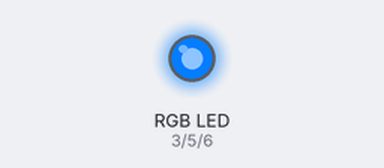
A sketch run on a simulated Arduino Uno, built with avr-gcc and run on an emulated ATmega328P. Parts: an RGB LED mixed from three pins (HIGH = lit). Dim RGB values are drawn brighter than linear.

Above: at 0.05 s.
At 0.35 s:
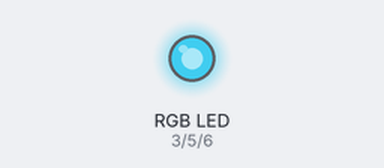
At 0.7 s:
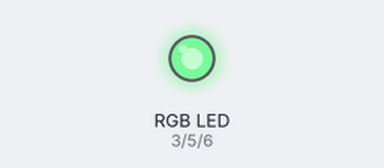
At 1.4 s:
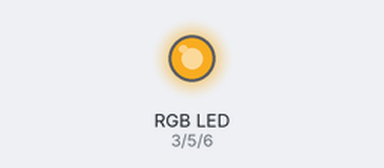
At 2.1 s:
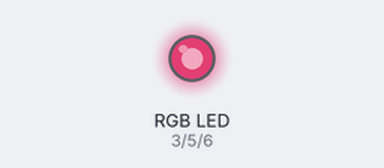
At 2.8 s:
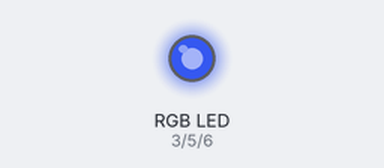
Timing chart, 0 to 7.0 s (numbered marks = the images above):
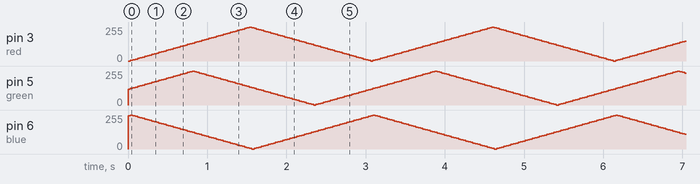

The sketch:

RGBFade.ino
```cpp
/*
 RGBFade

 This example shows how to fade between colours on an RGB LED.
 */

// Pin Configurations
int red = 3;		// Red LED Pin
int green = 5;		// Green LED Pin
int blue = 6;		// Blue LED Pin

// Initial Brightness Levels
int brightnessr = 0;    // Red LED Brightness
int brightnessg = 120;	// Green LED Brightness
int brightnessb = 250;	// Blue LED Brightness

// Fade Amounts
int fadeAmountr = 5;	// Red LED Fade Amount
int fadeAmountg = 5;	// Green LED Fade Amount
int fadeAmountb = 5;	// Blue LED Fade Amount

void setup()  {
  pinMode(red, OUTPUT);
  pinMode(green, OUTPUT);
  pinMode(blue, OUTPUT);
}

void loop()  {
  // Set initial brightness levels
  analogWrite(red, brightnessr);
  analogWrite(green, brightnessg);
  analogWrite(blue, brightnessb);

  // Change the brightness for the next iteration
  brightnessr = brightnessr + fadeAmountr;
  brightnessg = brightnessg + fadeAmountg;
  brightnessb = brightnessb + fadeAmountb;

  // Reverse fade directions at the maximum and minimum brightness values
  if (brightnessr == 0 || brightnessr == 255) {
    fadeAmountr = -fadeAmountr ;
  }

  if (brightnessg == 0 || brightnessg == 255) {
    fadeAmountg = -fadeAmountg ;
  }

  if (brightnessb == 0 || brightnessb == 255) {
    fadeAmountb = -fadeAmountb ;
  }

  // Delay so the effect is visible
  delay(30);
}
```
